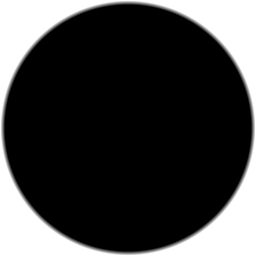
#> input picture Content/Effects/Procedural/BlackDisk.png, 256 x 256 px, found by its file name; the run also reads 2 pictures not shown here
$ python mock_olvido_v615.py
#> lines starting #> are read from the running program, lines starting #| are printed output that depends on the picture
#!/usr/bin/env python3
# -*- coding: utf-8 -*-
"""
mock_olvido_v615.py — SIMULACIÓN EXACTA del OlvidoBlackHoleRenderer v6.15
(100% código) sobre las texturas-pincel REALES del mod.

Modelo de blending del juego (FNA/XNA SpriteBatch):
  · Additive (SrcAlpha, One):  acc += texel.rgb · texel.a · tint.rgb · tint.a
  · AlphaBlend:                acc = texel.rgb·tint.rgb·(texel.a·tint.a)
                                       + acc·(1 − texel.a·tint.a)
  · Color * f (XNA): escala los CUATRO canales → brillo efectivo ∝ f².

Se traduce Draw() 1:1 (mismas constantes, mismo orden de capas) con
time=1.7 y seed=7 (whoAmI=0). Fondo: espacio oscuro (como la referencia)
y una variante de cielo diurno.
"""

import math
import numpy as np
from PIL import Image

BASE = '/home/z/my-project/AethonMod/AethonMod/Content/Effects/Procedural'
GLOW = np.array(Image.open(f'{BASE}/SoftGlow.png').convert('RGBA')).astype(np.float64)
RING = np.array(Image.open(f'{BASE}/Ring.png').convert('RGBA')).astype(np.float64)
DISK = np.array(Image.open(f'{BASE}/BlackDisk.png').convert('RGBA')).astype(np.float64)

# ---- constantes del renderer (1:1) ----
SPHERE = 52.0
RING_A, RING_B, RING_TILT = 1.85, 1.06, -0.42
PLASMA_FLOW = 0.55
HOTSPOT_BASE = 2.18
RING_SEGMENTS = 44
FLICK_HZ = 12.0
RUNE_COUNT = 10
RUNE_RADIUS = 2.62
RUNE_ORBIT = 0.10
WAVE_CYCLE = 2.6

HOT_CORE = (255, 244, 210)
MID_PINK = (255, 60, 160)
LOW_VIOLET = (185, 40, 215)
BOLT_VIOLET = (140, 40, 255)
BOLT_PINK = (255, 90, 190)
RUNE_GOLD = (255, 150, 40)
RUNE_TIP = (255, 225, 150)
NEB_PURPLE = (110, 30, 190)
NEB_BLUE = (50, 80, 210)
AURA_VIOLET = (120, 40, 190)

RUNES = [
    [(-2.5, 7), (-2.5, -7), (-2.5, -2), (3, -6), (-2.5, 3), (2.5, -1.5)],
    [(-4, -6), (0, 3), (4, -6), (0, 3), (-2, 5.5), (2, 5.5)],
    [(-3, 7), (-3, -7), (3, 7), (3, -7), (-3, -5), (3, -5), (-3, 2), (3, 2)],
    [(0, 7), (0, -7), (-4, 0), (4, 0), (-3, -5), (3, 5), (3, -5), (-3, 5)],
    [(-2, 7), (0.5, 1), (0.5, 1), (-2, -3), (-2, -3), (2.5, -7)],
    [(-3, 6), (-1, -6), (1, -6), (3, 6), (-1.5, -6), (1.5, -6)],
    [(-3, 6), (-3, -2), (-3, -2), (3, -6), (3, -6), (3, 2), (3, 2), (-2, 6)],
    [(0, 7), (0, -7), (-3, -2), (0, -7), (0, -2), (3, -7), (-2, 4), (2, 4)],
    [(0, 7), (0, -4), (0, -4), (-3, -7), (0, -4), (3, -7), (-2, 1), (2, 1)],
    [(-4, 0), (0, -4.5), (0, -4.5), (4, 0), (4, 0), (0, 4.5), (0, 4.5), (-4, 0), (-1.5, 0), (1.5, 0)],
]


def hash01(seed, a, b):
    h = (seed * 374761393 + a * 668265263 + b * 1911520717) & 0xFFFFFFFF
    h ^= h >> 13
    h = (h * 1274126177) & 0xFFFFFFFF
    h ^= h >> 16
    return (h & 0xFFFFFF) / 16777216.0


def xna_mul(c, f):
    """Tint() del renderer v6.15: rgb PLENO + alfa = f → brillo LINEAL
    (el patrón validado del Cometa Estelar)."""
    return (float(c[0]), float(c[1]), float(c[2]), min(255.0, 255.0 * f))


def lerp_c(c1, c2, t):
    return tuple(c1[k] + (c2[k] - c1[k]) * t for k in range(3))


class Canvas:
    def __init__(self, W, H, bg):
        self.W, self.H = W, H
        self.acc = np.zeros((H, W, 3), dtype=np.float64)
        self.acc[:] = np.array(bg) / 255.0

    def _sprite(self, tex, size, rot):
#> called with size = (367.5, 367.5), rot = 0
        im = Image.fromarray(tex.astype(np.uint8))
        im = im.resize((max(2, int(round(size[0]))), max(2, int(round(size[1])))),
                       Image.BILINEAR)
#> im: PIL image 368x368 RGBA
        if rot != 0:
            im = im.rotate(-math.degrees(rot), Image.BICUBIC, expand=True,
                           fillcolor=(0, 0, 0, 0))
        return np.array(im).astype(np.float64)

    def quad(self, tex, pos, size, rot, tint):
        """tint = (r, g, b, a) YA escalado (post xna_mul)."""
        if tint[3] <= 1:
            return
        spr = self._sprite(tex, size, rot)
        th, tw = spr.shape[:2]
#> th = 368; tw = 368
        x0, y0 = int(pos[0] - tw / 2), int(pos[1] - th / 2)
#> x0 = 196; y0 = 196
        x1, y1 = x0 + tw, y0 + th
#> x1 = 564; y1 = 564
        if x1 <= 0 or y1 <= 0 or x0 >= self.W or y0 >= self.H:
            return
        sx0, sy0 = max(0, -x0), max(0, -y0)
#> sx0 = 0; sy0 = 0
        sx1, sy1 = tw - max(0, x1 - self.W), th - max(0, y1 - self.H)
#> sx1 = 368; sy1 = 368
        x0, y0 = max(0, x0), max(0, y0)
        sub = spr[sy0:sy1, sx0:sx1]

        src_a = (sub[..., 3:4] / 255.0) * (tint[3] / 255.0)
        src_rgb = (sub[..., :3] / 255.0) * (np.array(tint[:3]) / 255.0)
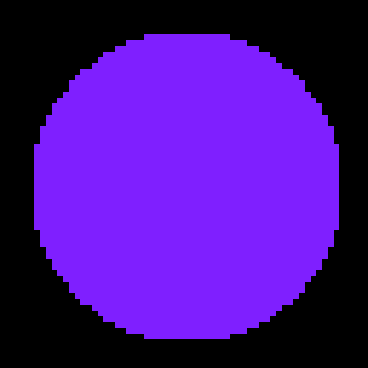
#> src_rgb: shape (368, 368, 3) float64; mean R, G, B 0.0175, 0.00438, 0.0351; drawn with min black and max white
        dst = self.acc[y0:y0 + sy1 - sy0, x0:x0 + sx1 - sx0]
        self.acc[y0:y0 + sy1 - sy0, x0:x0 + sx1 - sx0] = \
            dst * (1 - src_a) + src_rgb * src_a

    def quad_add(self, tex, pos, size, rot, tint):
        if tint[3] <= 1:
            return
        spr = self._sprite(tex, size, rot)
        th, tw = spr.shape[:2]
        x0, y0 = int(pos[0] - tw / 2), int(pos[1] - th / 2)
        x1, y1 = x0 + tw, y0 + th
        if x1 <= 0 or y1 <= 0 or x0 >= self.W or y0 >= self.H:
            return
        sx0, sy0 = max(0, -x0), max(0, -y0)
        sx1, sy1 = tw - max(0, x1 - self.W), th - max(0, y1 - self.H)
        x0, y0 = max(0, x0), max(0, y0)
        sub = spr[sy0:sy1, sx0:sx1]

        contrib = ((sub[..., :3] / 255.0) *
                   (sub[..., 3:4] / 255.0) *
                   (np.array(tint[:3]) / 255.0) *
                   (tint[3] / 255.0))
        self.acc[y0:y0 + sy1 - sy0, x0:x0 + sx1 - sx0] += contrib

    def capsule(self, pos, ln, wd, rot, tint):
        self.quad_add(GLOW, pos, (ln + wd, wd * 1.9), rot, tint)

    def ring_quad(self, pos, radius, rot, tint):
        s = radius * 2.174
        self.quad_add(RING, pos, (s, s), rot, tint)

    def save(self, path):
        out = np.clip(self.acc * 255.0, 0, 255).astype(np.uint8)
        Image.fromarray(out).save(path)


def ellipse(c, r, t):
    a, b = RING_A * r, RING_B * r
    ct, st = math.cos(t), math.sin(t)
    lx, ly = a * ct, b * st
    cr, sr = math.cos(RING_TILT), math.sin(RING_TILT)
    return (c[0] + lx * cr - ly * sr, c[1] + lx * sr + ly * cr)


def draw(cv, center, scale, time, seed):
    r = SPHERE * max(scale, 0.02)
    if r < 2:
        return
    flick = int(time * FLICK_HZ)
    breathe = 1 + 0.012 * math.sin(time * 1.3)
    rr = r * breathe

    # 0. aura oscura (ALPHA)
    cv.quad(GLOW, center, (7.0 * rr, 7.0 * rr), 0, (8, 2, 16, 170))

    # 1. nebulosas + polvo
    for i in range(5):
        h = hash01(seed, 501 + i, 17)
        dirn = 1.0 if i % 2 == 0 else -1.0
        ang = h * math.tau + time * 0.05 * dirn
        dist = (2.7 + 0.9 * hash01(seed, 502 + i, 29)) * rr
        pos = (center[0] + math.cos(ang) * dist,
               center[1] + math.sin(ang) * dist * 0.8)
        size = (2.0 + 1.1 * hash01(seed, 503 + i, 41)) * rr
        c = NEB_PURPLE if i % 2 == 0 else NEB_BLUE
        pulse = 0.75 + 0.25 * math.sin(time * 0.7 + i * 1.9)
        cv.quad_add(GLOW, pos, (size, size), ang, xna_mul(c, (0.22 if i % 2 == 0 else 0.15) * pulse))
#> this loop made 5 passes
#> pass 1, in quad_add, `contrib = ((sub[..., :3] / 255.0) * (sub[..., 3:4] / 255.0) * (np.arra..`:
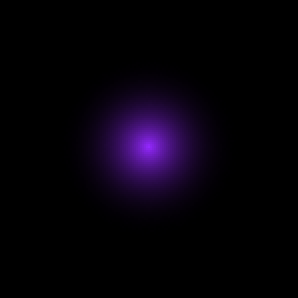
#> contrib: shape (149, 149, 3) float64 (shown 2 times larger); mean R, G, B 0.00353, 0.000962, 0.00609; drawn with min black and max white
    for i in range(14):
        h = hash01(seed, 600 + i, 13)
        ang = h * math.tau + time * 0.03 * (1.0 if i % 2 == 0 else -1.0)
        dist = (2.2 + 3.3 * hash01(seed, 601 + i, 19)) * rr * 0.55
        pos = (center[0] + math.cos(ang) * dist,
               center[1] + math.sin(ang) * dist)
        pulse = 0.5 + 0.5 * math.sin(time * 1.5 + i * 2.4)
        c = (180, 20, 60) if h < 0.5 else (140, 10, 90)
        size = (0.10 + 0.10 * h) * rr
        cv.quad_add(GLOW, pos, (size, size), 0, xna_mul(c, 0.45 * pulse))
#> this loop made 14 passes
#> (ang, dist, size, x0 in quad_add, y0 in quad_add) on passes 1 to 9: (0.769, 150.9, 5.85, 485, 481), (2.25, 102.6, 7.17, 312, 456), (5.71, 137.8, 9.97, 490, 299), (0.162, 115.7, 5.43, 491, 396), (5.5, 158.1, 9.8, 486, 263), (5.01, 76.84, 9.48, 398, 302), (4, 89.01, 8.55, 317, 308), (2.54, 150.6, 7.42, 252, 461), (5.7, 96.62, 9.97, 455, 322)

    # 2/5. anillo de plasma
    def plasma_ring(front):
#> called with front = False
        t0 = 0.0 if front else math.pi
        span = math.pi
        bright = 1.25 if front else 0.92
        hotspot = HOTSPOT_BASE + time * PLASMA_FLOW
        for s in range(RING_SEGMENTS):
            t = t0 + span * (s + 0.5) / RING_SEGMENTS
            a = ellipse(center, rr, t - span / (RING_SEGMENTS * 2))
            b = ellipse(center, rr, t + span / (RING_SEGMENTS * 2))
            mid = ((a[0] + b[0]) * 0.5, (a[1] + b[1]) * 0.5)
            seg = (b[0] - a[0], b[1] - a[1])
            seg_len = math.hypot(*seg)
            if seg_len < 0.5:
                continue
            rot = math.atan2(seg[1], seg[0])
            hot = 0.5 + 0.5 * math.cos(t - hotspot)
            hot = 0.35 + 0.65 * hot * hot
            turb = 0.72 + 0.28 * hash01(seed, 700 + s, flick)
            inten = hot * turb * bright
            if inten > 0.85:
                c = HOT_CORE
            elif inten > 0.55:
                c = MID_PINK
            else:
                c = LOW_VIOLET
            cv.capsule(mid, seg_len, 0.34 * rr * (0.7 + inten), rot,
                       xna_mul(c, 0.40 * inten))
            cv.capsule(mid, seg_len, 0.11 * rr * inten, rot,
                       xna_mul(c, 0.80 * inten))
            if inten > 0.88:
                cv.quad_add(GLOW, mid, (0.30 * rr, 0.30 * rr), rot,
                            xna_mul(HOT_CORE, 0.65 * (inten - 0.88) / 0.12))

    plasma_ring(front=False)

    # 3. brazos espirales
    arm_phase = time * 0.18
    for arm in range(2):
        base_t = arm_phase + arm * math.pi
        for k in range(14):
            f = k / 13.0
            t = base_t + f * 1.35
            grow = 1 + f * 0.95
            pos = ellipse(center, rr * grow, t)
            nxt = ellipse(center, rr * grow, t + 1.35 / 14)
            mid = ((pos[0] + nxt[0]) * 0.5, (pos[1] + nxt[1]) * 0.5)
            seg = (nxt[0] - pos[0], nxt[1] - pos[1])
            ln = math.hypot(*seg)
            if ln < 0.5:
                continue
            rot = math.atan2(seg[1], seg[0])
            fade = (1 - f) ** 1.5
            c = lerp_c(MID_PINK, LOW_VIOLET, f)
            cv.capsule(mid, ln, (0.34 - 0.20 * f) * rr, rot, xna_mul(c, 0.40 * fade))
            cv.capsule(mid, ln, (0.11 - 0.07 * f) * rr, rot, xna_mul(c, 0.60 * fade))

    # 4. núcleo (ALPHA opaco) + filo violeta
    cv.quad(DISK, center, (2.28 * r, 2.28 * r), 0, (255, 255, 255, 255))
#> call 2 of quad, with pos = (380, 380), size = (118.6, 118.6), rot = 0, tint = (255, 255, 255, 255)
#> in quad (call 2), `spr = self._sprite(tex, size, rot)`:
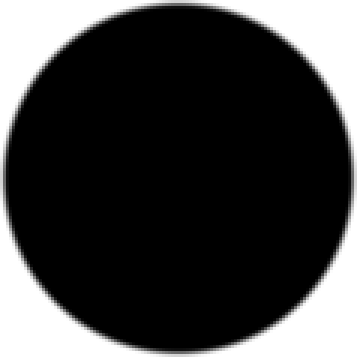
#> spr: shape (119, 119, 4) float64 (shown 3 times larger); mean R, G, B, A 0, 0, 0, 191.8; transparent parts drawn white
#> in quad (call 2), `src_a = (sub[..., 3:4] / 255.0) * (tint[3] / 255.0)`:
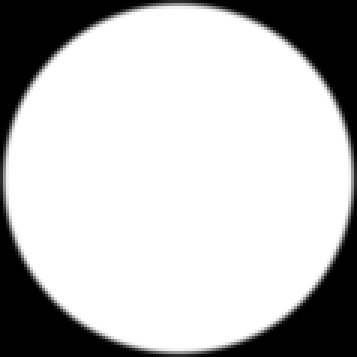
#> src_a: shape (119, 119, 1) float64 (shown 3 times larger); min 0, max 1, mean 0.752
#> in quad (call 2), `src_rgb = (sub[..., :3] / 255.0) * (np.array(tint[:3]) / 255.0)`: src_rgb: shape (119, 119, 3) float64; every value is 0
#> in quad (call 2), `dst = self.acc[y0:y0 + sy1 - sy0, x0:x0 + sx1 - sx0]`:
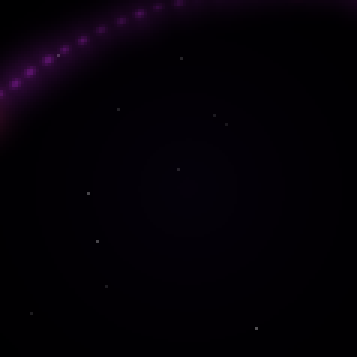
#> dst: shape (119, 119, 3) float64 (shown 3 times larger); mean R, G, B 0.0181, 0.00433, 0.0285
#> in quad (call 2), `self.acc[y0:y0 + sy1 - sy0, x0:x0 + sx1 - sx0] = \ dst * (1 - src_a) +..`:
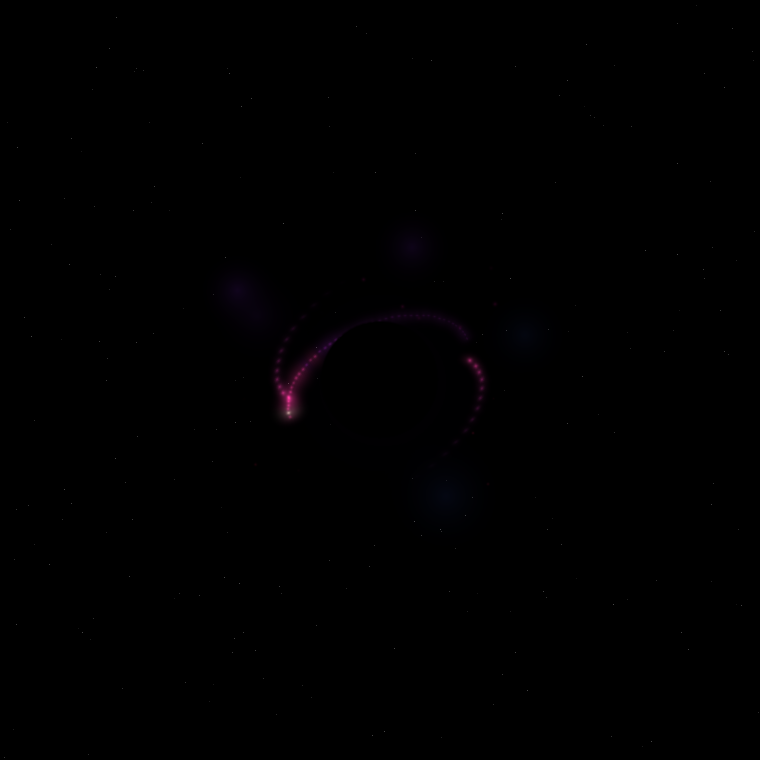
#> self.acc: shape (760, 760, 3) float64; mean R, G, B 0.00246, 0.000915, 0.00297; drawn with min black and max white
    rim_a = 0.38 + 0.12 * math.sin(time * 1.7)
    cv.ring_quad(center, 1.02 * r, time * 0.15, xna_mul(BOLT_VIOLET, rim_a))

    # 5. anillo delantero
    plasma_ring(front=True)

    # 6. corredores de fotones
    for i in range(3):
        t = time * (1.25 + 0.22 * i) + i * 2.1
        pos = ellipse(center, rr, t)
        twinkle = 0.65 + 0.35 * math.sin(time * 8 + i * 2.3)
        cv.quad_add(GLOW, pos, (1.05 * rr, 1.05 * rr), 0, xna_mul(MID_PINK, 0.35 * twinkle))
        cv.quad_add(GLOW, pos, (0.42 * rr, 0.42 * rr), 0, xna_mul(HOT_CORE, 0.85 * twinkle))

    # 7. rayos eléctricos
    def draw_bolt(start, end, bseed, bwidth, halo, core):
        delta = (end[0] - start[0], end[1] - start[1])
        length = math.hypot(*delta)
        if length < 4:
            return
        dirn = (delta[0] / length, delta[1] / length)
        nrm = (-dirn[1], dirn[0])
        amp = min(length * 0.16, 0.30 * bwidth * 4)
        pts = []
        for s in range(7):
            f = s / 6.0
            env = math.sin(f * math.pi)
            jit = (hash01(bseed, bolt_flick, s) - 0.5) * 2 * amp * env
            pts.append((start[0] + dirn[0] * length * f + nrm[0] * jit,
                        start[1] + dirn[1] * length * f + nrm[1] * jit))
        for s in range(6):
            a, b = pts[s], pts[s + 1]
            mid = ((a[0] + b[0]) * 0.5, (a[1] + b[1]) * 0.5)
            seg = (b[0] - a[0], b[1] - a[1])
            ln = math.hypot(*seg)
            if ln < 0.5:
                continue
            rot = math.atan2(seg[1], seg[0])
            cv.capsule(mid, ln, bwidth * 2.0, rot, halo)
            cv.capsule(mid, ln, bwidth * 0.8, rot, core)
            # RAMA lateral corta donde el hash lo pide
            if 0 < s < 5 and hash01(bseed, bolt_flick, s + 91) > 0.62:
                side = 1.0 if hash01(bseed, bolt_flick, s + 37) > 0.5 else -1.0
                branch_len = (0.35 + 0.4 * hash01(bseed, bolt_flick, s + 53)) * length * 0.25
                bdir = (dirn[0] * 0.45 + nrm[0] * side, dirn[1] * 0.45 + nrm[1] * side)
                bl = math.hypot(*bdir)
                bdir = (bdir[0] / bl, bdir[1] / bl)
                bend = (b[0] + bdir[0] * branch_len, b[1] + bdir[1] * branch_len)
                bmid = ((b[0] + bend[0]) * 0.5, (b[1] + bend[1]) * 0.5)
                brot = math.atan2(bdir[1], bdir[0])
                bh = (halo[0], halo[1], halo[2], halo[3] * 0.6)
                bc = (core[0], core[1], core[2], core[3] * 0.6)
                cv.capsule(bmid, branch_len, bwidth * 1.3, brot, bh)
                cv.capsule(bmid, branch_len, bwidth * 0.5, brot, bc)
        cv.quad_add(GLOW, start, (bwidth * 5, bwidth * 5), 0, halo)
        cv.quad_add(GLOW, start, (bwidth * 2.6, bwidth * 2.6), 0, core)
        cv.quad_add(GLOW, end, (bwidth * 4, bwidth * 4), 0, halo)

    bolt_flick = flick // 2
    bolt_core_white = (235, 200, 255)
    for i in range(4):
        if hash01(seed, 810 + i, bolt_flick) < 0.08:
            continue
        a1 = hash01(seed, 811 + i, bolt_flick) * math.tau
        a2 = a1 + math.pi * (0.5 + 0.7 * hash01(seed, 812 + i, bolt_flick))
        r1 = 0.15 + 0.40 * hash01(seed, 813 + i, bolt_flick)
        r2 = 0.15 + 0.40 * hash01(seed, 814 + i, bolt_flick)
        start = (center[0] + math.cos(a1) * r1 * r, center[1] + math.sin(a1) * r1 * r)
        end = (center[0] + math.cos(a2) * r2 * r, center[1] + math.sin(a2) * r2 * r)
        draw_bolt(start, end, seed + i * 37, r * 0.13,
                  xna_mul(BOLT_VIOLET, 0.75), xna_mul(bolt_core_white, 1.0))
    for i in range(2):
        if hash01(seed, 850 + i, bolt_flick) < 0.30:
            continue
        t = HOTSPOT_BASE + time * PLASMA_FLOW + i * math.pi + \
            0.6 * hash01(seed, 851 + i, bolt_flick // 3)
        start = ellipse(center, r, t)
        outw = (start[0] - center[0], start[1] - center[1])
        ol = math.hypot(*outw)
        if ol < 0.01:
            continue
        outw = (outw[0] / ol, outw[1] / ol)
        tang = (-outw[1] * 0.35, outw[0] * 0.35)
        k = 1.30 + 0.60 * hash01(seed, 852 + i, bolt_flick)
        end = (start[0] + (outw[0] + tang[0]) * k * r,
               start[1] + (outw[1] + tang[1]) * k * r)
        draw_bolt(start, end, seed + 100 + i * 53, r * 0.09,
                  xna_mul(BOLT_VIOLET, 0.55), xna_mul(BOLT_PINK, 0.95))

    # 8. destellos polares
    pole = (-math.sin(RING_TILT + math.pi / 2), math.cos(RING_TILT + math.pi / 2))
    pulse = 0.7 + 0.3 * math.sin(time * 1.7)
    for side in range(2):
        dirn = pole if side == 0 else (-pole[0], -pole[1])
        rot = math.atan2(dirn[1], dirn[0])
        base_off = RING_B * rr * 0.85
        for k in range(3):
            f0, f1 = k / 3.0, (k + 1) / 3.0
            mid_f = (f0 + f1) * 0.5
            a = (center[0] + dirn[0] * (base_off + f0 * 1.9 * rr),
                 center[1] + dirn[1] * (base_off + f0 * 1.9 * rr))
            b = (center[0] + dirn[0] * (base_off + f1 * 1.9 * rr),
                 center[1] + dirn[1] * (base_off + f1 * 1.9 * rr))
            mid = ((a[0] + b[0]) * 0.5, (a[1] + b[1]) * 0.5)
            ln = math.hypot(b[0] - a[0], b[1] - a[1])
            w = (0.30 - 0.22 * mid_f) * rr
            c = lerp_c(HOT_CORE, MID_PINK, mid_f)
            cv.capsule(mid, ln, w, rot, xna_mul(c, 0.30 * pulse * (1 - mid_f * 0.5)))
        tip = (center[0] + dirn[0] * (base_off + 1.95 * rr),
               center[1] + dirn[1] * (base_off + 1.95 * rr))
        cv.quad_add(GLOW, tip, (0.5 * rr, 0.5 * rr), 0, xna_mul(HOT_CORE, 0.42 * pulse))

    # 9. runas doradas
    glyph_scale = max(r / 52.0, 0.25) * 1.35
    cv.ring_quad(center, RUNE_RADIUS * r, time * RUNE_ORBIT, xna_mul(RUNE_GOLD, 0.25))
    for g in range(RUNE_COUNT):
        ang = g / RUNE_COUNT * math.tau + time * RUNE_ORBIT
        float_r = RUNE_RADIUS * r + 2.4 * glyph_scale * math.sin(time * 1.35 + g * 0.9)
        bob_y = 2.0 * glyph_scale * math.sin(time * 0.85 + g * 1.7)
        gpos = (center[0] + math.cos(ang) * float_r,
                center[1] + math.sin(ang) * float_r + bob_y)
        pulse = 0.75 + 0.25 * math.sin(time * 2.4 + g * 1.3)
        cv.quad_add(GLOW, gpos, (36 * glyph_scale, 36 * glyph_scale), 0,
                    xna_mul(RUNE_GOLD, 0.20 * pulse))
        strokes = RUNES[g % len(RUNES)]
        for s in range(0, len(strokes), 2):
            a = (gpos[0] + strokes[s][0] * glyph_scale,
                 gpos[1] + strokes[s][1] * glyph_scale)
            b = (gpos[0] + strokes[s + 1][0] * glyph_scale,
                 gpos[1] + strokes[s + 1][1] * glyph_scale)
            mid = ((a[0] + b[0]) * 0.5, (a[1] + b[1]) * 0.5)
            delta = (b[0] - a[0], b[1] - a[1])
            ln = math.hypot(*delta)
            if ln < 0.01:
                continue
            rot = math.atan2(delta[1], delta[0])
            local_y = ((strokes[s][1] + strokes[s + 1][1]) * 0.5 + 7) / 14
            col = lerp_c(RUNE_TIP, RUNE_GOLD, 1 - local_y * 0.25)
            cv.capsule(mid, ln, 3.8 * glyph_scale, rot, xna_mul(col, 0.85 * pulse))
        pearl = (gpos[0], gpos[1] - 11.5 * glyph_scale)
        pearl_pulse = 0.8 + 0.2 * math.sin(time * 3.0 + g * 2.0)
        cv.quad_add(GLOW, pearl, (7 * glyph_scale, 7 * glyph_scale), 0,
                    xna_mul(RUNE_GOLD, 0.62 * pulse))
        cv.quad_add(GLOW, pearl, (3.2 * glyph_scale, 3.2 * glyph_scale), 0,
                    xna_mul((255, 235, 190), 0.9 * pearl_pulse))
#> this loop made 10 passes
#> pass 1, in quad_add (call 355), `contrib = ((sub[..., :3] / 255.0) * (sub[..., 3:4] / 255.0) * (np.arra..`:
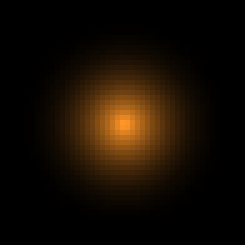
#> contrib: shape (49, 49, 3) float64 (shown 5 times larger); mean R, G, B 0.00849, 0.00499, 0.00133; drawn with min black and max white

    # 10. ondas de distorsión
    for w in range(2):
        phase = ((time / WAVE_CYCLE) + w / 2.0) % 1.0
        radius = (1.15 + phase * 1.95) * r
        fade = (1 - phase) * (1 - phase)
        cv.ring_quad(center, radius, phase * 2.4 + w,
                     xna_mul((225, 200, 255), 0.30 * fade))

    # 11. partículas luminosas
    for i in range(9):
        h = hash01(seed, 900 + i, 23)
        life = (time * 0.13 + h) % 1.0
        ang = hash01(seed, 901 + i, 31) * math.tau + time * 0.06 * (1.0 if i % 2 == 0 else -1.0)
        dist = (1.7 + life * 2.7) * r
        pos = (center[0] + math.cos(ang) * dist, center[1] + math.sin(ang) * dist)
        size = (0.14 + 0.13 * h) * r * 2
        alpha = math.sin(life * math.pi) * (0.55 + 0.45 * h)
        if h < 0.40:
            c = MID_PINK
        elif h < 0.72:
            c = BOLT_VIOLET
        elif h < 0.90:
            c = RUNE_GOLD
        else:
            c = (255, 245, 235)
        cv.quad_add(GLOW, pos, (size, size), 0, xna_mul(c, alpha))

    # 12. aura mística
    aura = 0.85 + 0.15 * math.sin(time * 2.0)
    cv.quad_add(GLOW, center, (5.6 * rr, 5.6 * rr), 0, xna_mul(AURA_VIOLET, 0.22 * aura))


def main():
    W = H = 760
    center = (W / 2, H / 2)

    # fondo espacial: negro con estrellas tenues (como la referencia)
    rng = np.random.default_rng(42)
    space = np.zeros((H, W, 3), dtype=np.uint8)
    star_n = 220
    ys = rng.integers(0, H, star_n)
    xs = rng.integers(0, W, star_n)
    br = rng.integers(30, 110, star_n)
    space[ys, xs] = br[:, None]

    cv1 = Canvas(W, H, space)
    draw(cv1, center, 1.0, 1.7, 7)
    cv1.save('/tmp/olvido_v615_dark.png')

    # variante: otro instante (turbulencia diferente)
    cv2 = Canvas(W, H, space)
    draw(cv2, center, 1.0, 2.93, 7)
    cv2.save('/tmp/olvido_v615_dark2.png')

    # cielo diurno (legibilidad)
    sky = np.zeros((H, W, 3), dtype=np.uint8)
    sky[:] = (135, 185, 235)
    cv3 = Canvas(W, H, sky)
    draw(cv3, center, 1.0, 1.7, 7)
    cv3.save('/tmp/olvido_v615_day.png')

    print('mocks guardados: /tmp/olvido_v615_dark.png, dark2, day')


if __name__ == '__main__':
    main()
